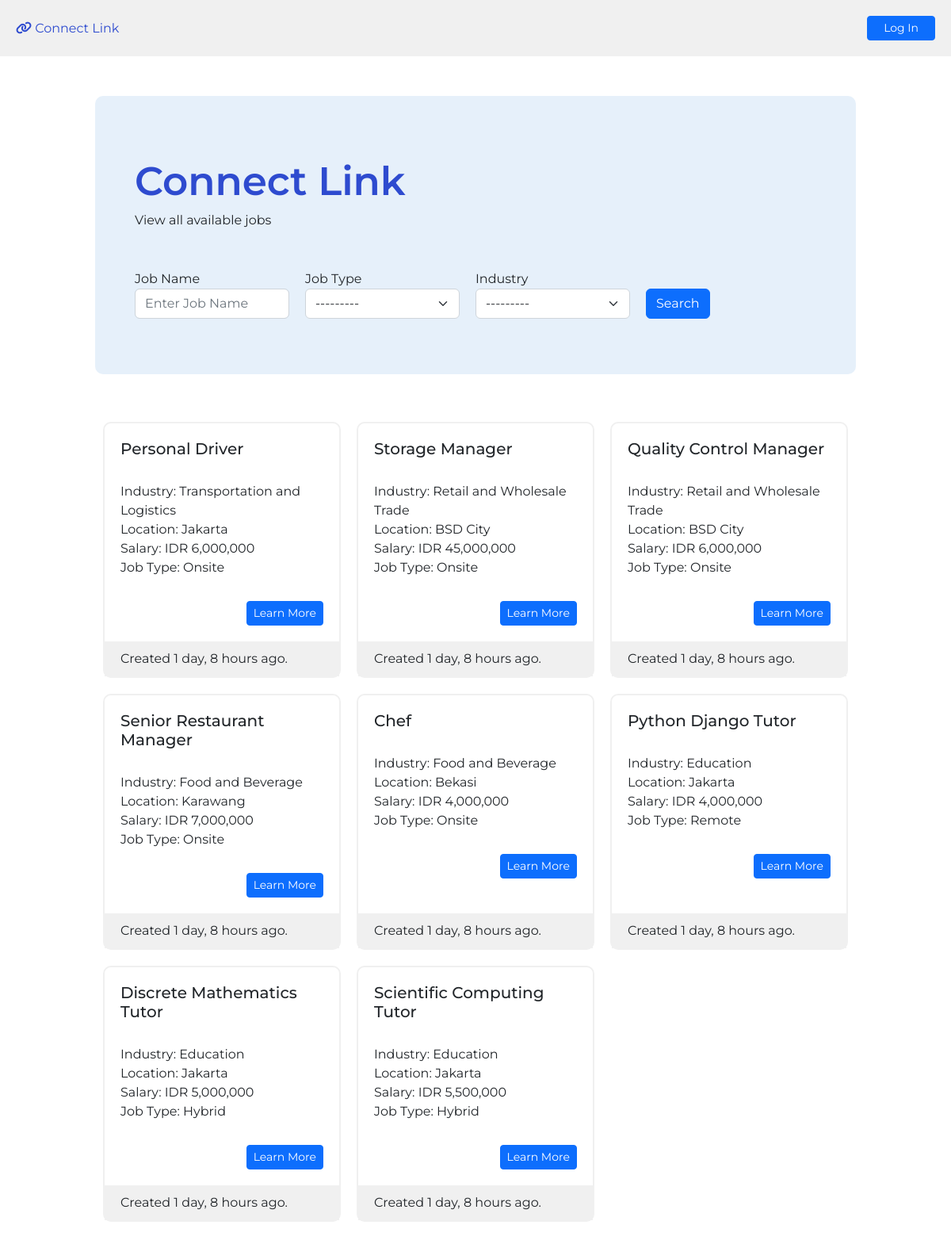
/job-list/, run on the app's committed database.
### job/models.py (models this page shows, shortened)
class Job(models.Model):
    job_type_choices = (
        ('Remote', 'Remote'),
        ('Onsite', 'Onsite'),
        ('Hybrid', 'Hybrid')
    )
    user = models.ForeignKey(User, on_delete = models.CASCADE) #creates many-to-one relationship between Job and User
    company = models.ForeignKey(Company, on_delete = models.CASCADE) #creates many-to-one relationship between Job and Company
    title = models.CharField(max_length = 100) #creates a field with max-length of 100 characters
    location = models.CharField(max_length = 100)
    salary = models.PositiveBigIntegerField(default = 5000000) #set default salary as 5,000,000
    requirements = models.TextField()
    is_available = models.BooleanField(default = True)
    timestamp = models.DateTimeField(auto_now_add = True)
    industry = models.ForeignKey(Industry, on_delete = models.CASCADE, null = True, blank = True) #creates many-to-one relationship between Job and Industry
    job_type = models.CharField(max_length = 20, choices = job_type_choices, null = True, blank = True)

class Industry(models.Model): #inheritance from Model class in models module
    name = models.CharField(max_length = 100)
    def __str__(self): #dunder method
        return self.name

### website/views.py (the view)
# urls.py: path('job-list/', views.job_list, name = 'job-list'),
def job_list(request):
    filter = JobFilter(request.GET, queryset = Job.objects.filter(is_available = True).order_by('-timestamp')) #filter job and order by latest
    context = {'filter': filter}
    return render(request, 'website/job-list.html', context) #display job-list.html to the user

### templates/website/job-list.html
{% extends 'base.html' %}
{% load humanize %}
{% load widget_tweaks %}
{% block content %}
<div class="title-desc">
    <span class="main-title">Connect Link</span>
    <p>View all available jobs</p>
    <form method="GET" class="filter-form">
        <div class="filter">
            <label for="jobName">Job Name</label>
            {% render_field filter.form.title class="form-control" placeholder="Enter Job Name" id="jobName" %}
        </div>
        <div class="filter">
            <label for="jobType">Job Type</label>
            {% render_field filter.form.job_type class="form-select" placeholder="Select Job Type" id="jobType" %}
        </div>
        <div class="filter">
            <label for="industry">Industry</label>
            {% render_field filter.form.industry class="form-select" placeholder="Select Industry" id="industry" %}
        </div>
        <div class="filter">
            <br>
            <button type="submit" class="btn btn-primary">Search</button>
        </div>
    </form>
</div>
<div class="job-cards">
    {% if filter %}
    {% for job in filter.qs %}
    <div class="cards">
        <div class="desc">
            <h5>{{job.title}}</h5>
            <p>
                Industry: {{job.industry}}<br>
                Location: {{job.location}}<br>
                Salary: IDR {{job.salary|intcomma}}<br>
                Job Type: {{job.job_type}}
            </p>
            <div class="text-end">
                <a href="{% url 'job-details' job.pk %}" class="btn btn-primary btn-sm">Learn More</a>
            </div>
        </div>
        <div class="footer">
            Created {{job.timestamp|naturaltime}}.
        </div>
    </div>
    {% endfor %}
    {% endif %}
</div>
{% endblock content %}

### templates/base.html (style rules this page uses)
* { font-family: "Montserrat"; }
a { text-decoration: none; color: inherit; }
body { margin: 0; padding: 0; }
.title-desc { border-radius: 10px; background-color: #E6F0FA; padding: 70px 50px; }
.main-title { font-size: 50px; font-weight: 600; color: #2E4BCF; }
.job-cards { display: flex; flex-wrap: wrap; margin-top: 50px; }
.job-cards .cards { width: calc(33.33% - 20px); border: 2px solid #F0F0F0; border-radius: 10px; display: flex; flex-direction: column; margin: 10px; }
.job-cards .cards .desc { padding: 20px; }
.job-cards .cards .desc p { margin: 30px 0; }
.job-cards .cards .footer { background-color: #F0F0F0; padding: 10px 20px; margin-top: auto; }
.filter-form { width: 100%; display: flex; gap: 20px; margin-top: 50px; }
.filter-form .filter { width: calc(25% - 20px); }

### data on the page
Job: title "Personal Driver", industry "Transportation and Logistics", location "Jakarta", salary "6,000,000", job_type "Onsite", timestamp "1 day, 8 hours ago"
Job: title "Storage Manager", industry "Retail and Wholesale Trade", location "BSD City", salary "45,000,000", job_type "Onsite", timestamp "1 day, 8 hours ago"
Job: title "Quality Control Manager", industry "Retail and Wholesale Trade", location "BSD City", salary "6,000,000", job_type "Onsite", timestamp "1 day, 8 hours ago"
Job: title "Senior Restaurant Manager", industry "Food and Beverage", location "Karawang", salary "7,000,000", job_type "Onsite", timestamp "1 day, 8 hours ago"
Job: title "Chef", industry "Food and Beverage", location "Bekasi", salary "4,000,000", job_type "Onsite", timestamp "1 day, 8 hours ago"
Job: title "Python Django Tutor", industry "Education", location "Jakarta", salary "4,000,000", job_type "Remote", timestamp "1 day, 8 hours ago"
Job: title "Discrete Mathematics Tutor", industry "Education", location "Jakarta", salary "5,000,000", job_type "Hybrid", timestamp "1 day, 8 hours ago"
Job: title "Scientific Computing Tutor", industry "Education", location "Jakarta", salary "5,500,000", job_type "Hybrid", timestamp "1 day, 8 hours ago"
